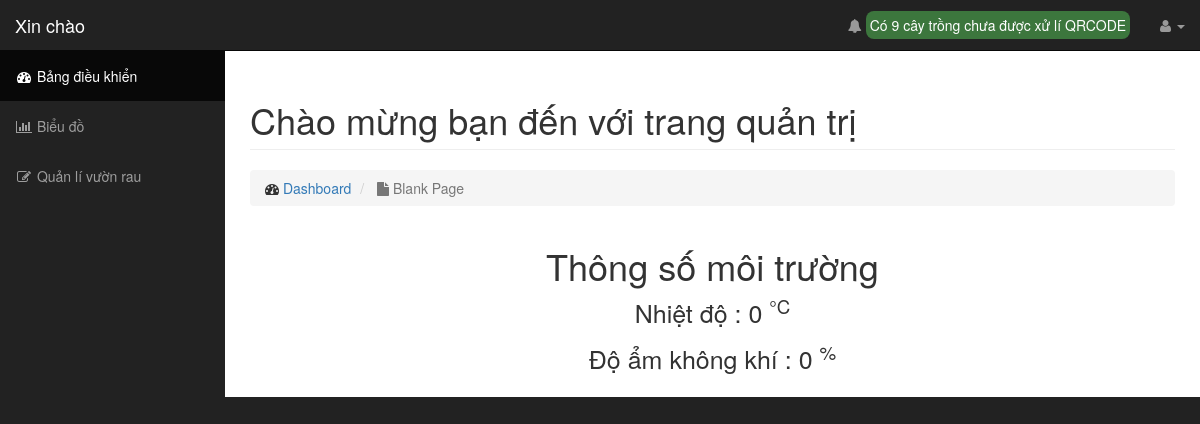
/admin/index.php, run on an earlier commit of the app's database.
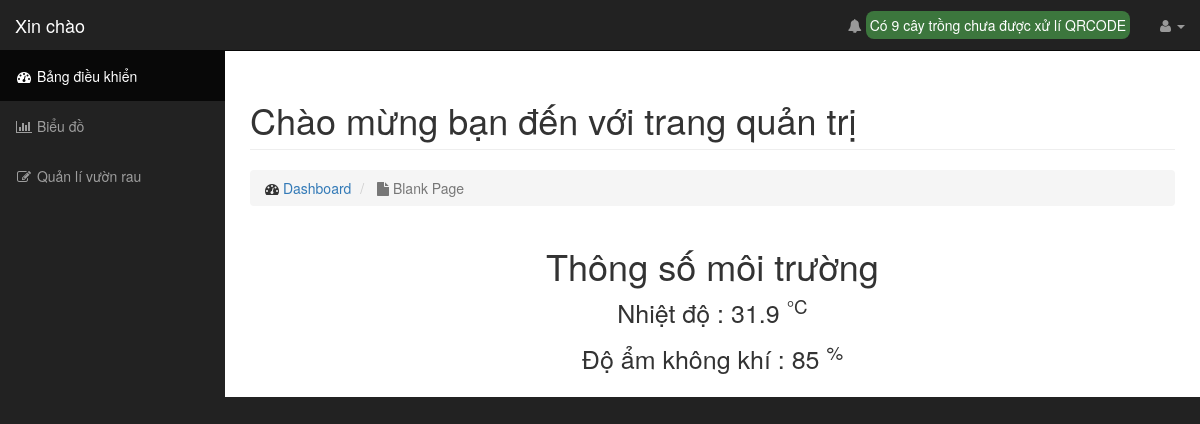
And on a later commit of the database.
### tables this page shows
CREATE TABLE `thong_so_moi_truong` (
  `id` int(11) NOT NULL,
  `nhiet_do` float DEFAULT NULL,
  `do_am` int(11) DEFAULT NULL,
  `time` time DEFAULT NULL,
  `rau_id` int(11) NOT NULL,
  `day` date DEFAULT NULL,
  `created_at` timestamp NOT NULL DEFAULT current_timestamp()
);

### admin/libraries/function.php (called while the page is built, shortened)
<?php
	function base_url()
	{
		return $url = 'http://localhost/do_an_tot_nghiep/';
	}
?>

### admin/libraries/database.php (called while the page is built, shortened)
<?php
	class database
	{
		public $connect;
		public function __construct()
		{
			$this->connect=mysqli_connect('localhost','root','','do_an_tot_nghiep') or die('connect fail');
			mysqli_set_charset($this->connect,'utf8');
		}
		public function getLatest($table)
		{
			$sql = "SELECT * FROM $table ORDER BY created_at DESC LIMIT 1";
			$result = mysqli_query($this->connect,$sql) or die('query fail');
			return mysqli_fetch_assoc($result);
		}
	}
?>

### admin/autoload/autoload.php (called while the page is built, shortened)
<?php
	require_once __DIR__. DIRECTORY_SEPARATOR."../libraries/database.php";
    require_once __DIR__. DIRECTORY_SEPARATOR."../libraries/function.php";
    $db = new database;
?>

### admin/index.php (the view, shortened to what the changed rows need)
<?php
    require_once "autoload/autoload.php";
    $getSensorValue = $db->getLatest("thong_so_moi_truong");
?>
<?php require_once 'header.php' ?>
        <div id="page-wrapper">
            <div class="container-fluid">
                <div class="row">
                    <div class="col-lg-12">
                        <h1 class="page-header">
                            Chào mừng bạn đến với trang quản trị
                        </h1>
                    </div>
                </div>
                <div class="row text-center">
                    <h1> Thông số môi trường</h1>
                    <p style="font-size: 25px">
                      <span class="dht-labels">Nhiệt độ : </span>
                      <span id="TemperatureValue"><?php if(!empty($getSensorValue)) echo $getSensorValue['nhiet_do']; else echo "0"; ?></span>
                      <sup class="units">&deg;C</sup>
                    </p>
                    <p style="font-size: 25px">
                      <span class="dht-labels">Độ ẩm không khí : </span>
                      <span id="HumidityValue"><?php if(!empty($getSensorValue)) echo $getSensorValue['do_am']; else echo "0"; ?></span>
                      <sup class="units">%</sup>
                    </p>
                </div>
            </div>
        </div>
<?php require_once 'footer.php' ?>

### admin/header.php (shortened to what the changed rows need)
<?php
    require_once "libraries/database.php";
?>
<!DOCTYPE html>
<html lang="en">
<head>
    <link href="<?php echo base_url() ?>admin/public/css/bootstrap.min.css" rel="stylesheet">
    <link href="<?php echo base_url() ?>admin/public/css/sb-admin.css" rel="stylesheet">
    <link href="<?php echo base_url() ?>admin/public/font-awesome/css/font-awesome.min.css" rel="stylesheet" type="text/css">
    <link href="<?php echo base_url() ?>admin/public/jquery-confirm/jquery-confirm.css " rel="stylesheet">
</head>
<body>
    <div id="wrapper">
        <nav class="navbar navbar-inverse navbar-fixed-top" role="navigation">
            <div class="navbar-header">
                <a class="navbar-brand" href="">Xin chào <?php if(isset($_SESSION['admin_name'])) echo $_SESSION['admin_name'] ?></a>
            </div>
        </nav>

What changed in the data, as far as the page shows it:
added thong_so_moi_truong: nhiet_do "31.9", do_am "85"
Also different on the page:
text no longer shown: "0 0"
